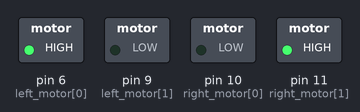
Bench run of a sketch on a simulated Arduino Uno, built with avr-gcc and run on an emulated ATmega328P. Shown: switched loads named in the sketch (green lamp = pin HIGH).

Above: at 1.0 s.
At 3.0 s:
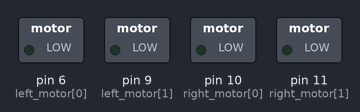
At 5.0 s:
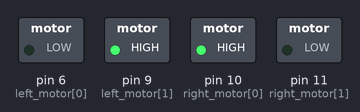
Timing chart, 0 to 7.8 s (numbered marks = the images above):
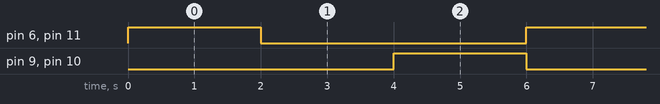

The sketch:

sonar_tank.ino
```cpp
const int left_motor[] = {6, 9};
const int right_motor[] = {10, 11};
//const int trigger_pin = 10;

//const long sonar_interval = 500;
//unsigned long previous_sonar_millis = 0;
//
//const long debug_interval = 1000;
//unsigned long previous_debug_millis = 0;
//
//const long nav_interval = 500;
//unsigned long previous_nav_millis = 0;
//
//int front_distance = -1;
//
//void sonar_pulse()
//{
//    long duration;
//    pinMode(trigger_pin, OUTPUT);
//    digitalWrite(trigger_pin, LOW);
//    delayMicroseconds(2);
//    digitalWrite(trigger_pin, HIGH);
//    delayMicroseconds(10);
//    digitalWrite(trigger_pin, LOW);
//    pinMode(trigger_pin, INPUT);
//    duration = pulseIn(trigger_pin, HIGH);
//    front_distance = int((duration/2) / 29.1);
//}
//
//void write_debug()
//{
//    Serial.println(front_distance);
//}

void track_control(int left_track, int right_track)
{
    if (left_track > 0) {
        analogWrite(left_motor[0], left_track);
        analogWrite(left_motor[1], 0);
    } else {
        analogWrite(left_motor[0], 0);
        analogWrite(left_motor[1], abs(left_track));
    }

    if (right_track > 0) {
        analogWrite(right_motor[0], right_track);
        analogWrite(right_motor[1], 0);
    } else {
        analogWrite(right_motor[0], 0);
        analogWrite(right_motor[1], abs(right_track));
    }
}

void setup()
{
    pinMode(left_motor[0], OUTPUT);
    pinMode(left_motor[1], OUTPUT);
    pinMode(right_motor[0], OUTPUT);
    pinMode(right_motor[1], OUTPUT);

    //track_control(255, -255);
}

void loop()
{
    track_control(255, -255);
    delay(2000);
    track_control(0, 0);
    delay(2000);
    track_control(-255, 255);
    delay(2000);
//    unsigned long current_millis = millis();
//
//    if (current_millis - previous_sonar_millis >= sonar_interval) {
//        sonar_pulse();
//        previous_sonar_millis = current_millis;
//    }
//    if (current_millis - previous_debug_millis >= debug_interval) {
//        write_debug();
//        previous_debug_millis = current_millis;
//    }
//
//    if (current_millis - previous_nav_millis >= nav_interval) {
//        if (front_distance < 10) {
//            track_control(255, -255);
//        } else {
//            track_control(255, 255);
//        }
//
//        previous_nav_millis = current_millis;
//    }
}
```

Measured:
- by itself, pin 6 (left_motor[0]), pin 9 (left_motor[1]), pin 10 (right_motor[0]), pin 11 (right_motor[1]): alternates HIGH for 2.0 s and LOW for 4.0 s
- by itself, everything shown: repeats every 6.0 s, in 3 steps
